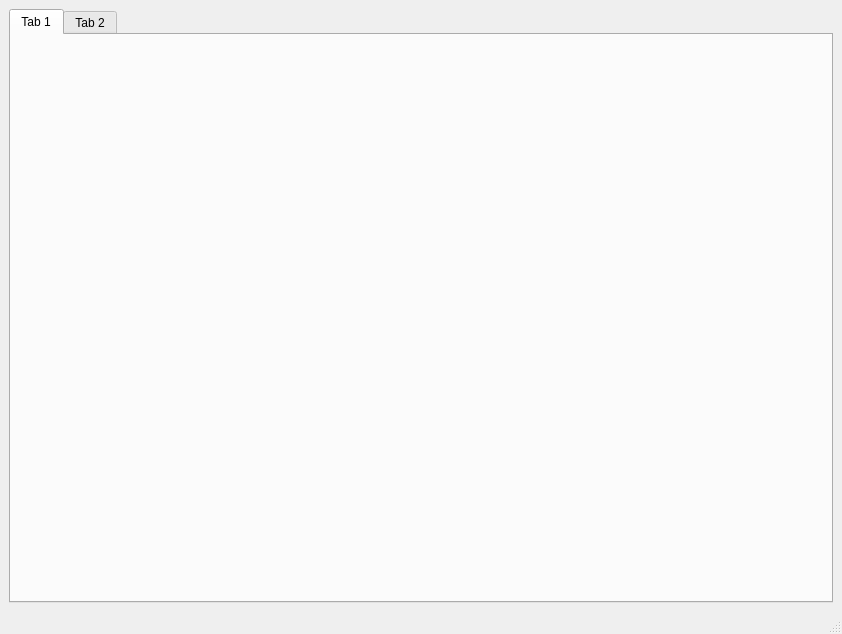
<?xml version="1.0" encoding="UTF-8"?>
<ui version="4.0">
 <class>MainWindow</class>
 <widget class="QMainWindow" name="MainWindow">
  <property name="geometry">
   <rect>
    <x>0</x>
    <y>0</y>
    <width>842</width>
    <height>634</height>
   </rect>
  </property>
  <property name="windowTitle">
   <string>MainWindow</string>
  </property>
  <widget class="QWidget" name="centralwidget">
   <layout class="QVBoxLayout" name="verticalLayout">
    <item>
     <widget class="QTabWidget" name="tabWidget">
      <widget class="QWidget" name="tab">
       <attribute name="title">
        <string>Tab 1</string>
       </attribute>
       <layout class="QHBoxLayout" name="horizontalLayout"/>
      </widget>
      <widget class="QWidget" name="tab_2">
       <attribute name="title">
        <string>Tab 2</string>
       </attribute>
      </widget>
     </widget>
    </item>
   </layout>
  </widget>
  <widget class="QMenuBar" name="menubar">
   <property name="geometry">
    <rect>
     <x>0</x>
     <y>0</y>
     <width>842</width>
     <height>22</height>
    </rect>
   </property>
  </widget>
  <widget class="QStatusBar" name="statusbar"/>
 </widget>
 <resources/>
 <connections/>
</ui>
